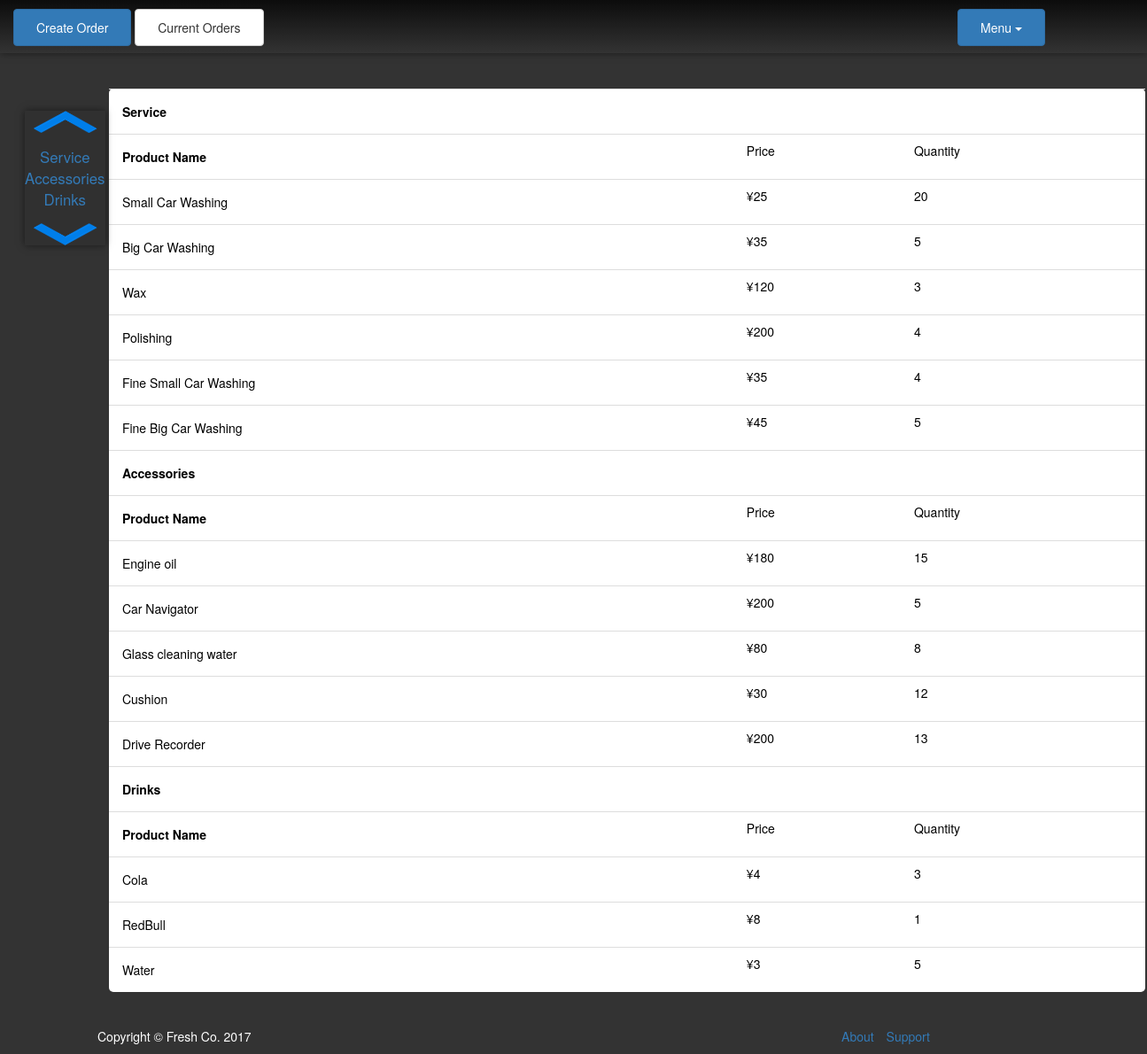
Screenshot of /admin/index.php?page=product&action=sold (signed in) with the database file from the repository.
### tables this page shows
CREATE TABLE IF NOT EXISTS `product_service` (
  `id` int(10) unsigned NOT NULL,
  `product_name` varchar(50) DEFAULT NULL,
  `Price` int(11) DEFAULT NULL,
  `type_id` int(11) DEFAULT NULL
);

### admin/inc/db.php (called while the page is built, shortened)
<?php
 class Mysql{
	function __construct(){
		$this->conn=$this->getConn();
	}
	function getConn(){
        $conn =  mysql_connect('localhost','root','0618') or die("Cannot connect to server".mysql_error());
        return $conn;
    }
	function fetch($result){
        $row = mysql_fetch_array($result);
        return $row;
    }
	function query($sql){
        $res = mysql_query($sql,$this->conn) or die(mysql_error());
		return $res;
	}
}
$mysql = new Mysql();
?>

### admin/product.php (the view, shortened to what this page needs)
<?php
if(isset($_GET['action'])){
	$action = $_GET['action'];
}else{
	$action = 'detail';
}
$sql_fcata = "select type_id,product_name from product_service where price IS NULL ORDER by type_id";
$result_fcata = $mysql->query($sql_fcata);
if($action == 'cata'){
?>
<div class="col-md-12 mainblocks">
	<div class='helptip' id='helptip' style="display:none;">
		<a class='label label-primary'>E</a> Edit /
		<a class='label label-danger'>X</a> Delete /
	</div>
	<table class ='table table-stripped'>
		<thead>
			<th colspan='3'>Product catalogue:</th>
			<tr>
				<th>Catalogue ID</th>
				<th class='text-center'>Catalogue Name</th>
				<th class='text-right'>
					Operation <a href='javascript:void(0);' onclick="$('#helptip').toggle()" class="glyphicon glyphicon-question-sign icona"></a>
				</th>
			</tr>
		</thead>
		<tbody>
<?php
    while($row_fcata = $mysql->fetch($result_fcata)) {
        echo "<tr>
				<td>".$row_fcata['type_id']."</td>
				<td class='text-center'>".$row_fcata['product_name']." </td>
				<td class='text-right'>
					<a class='label label-primary' onclick=\"firm('Do you want to Edit this Product Type?','editCata{$row_fcata['type_id']}')\">E</a>
					<a class='label label-danger' onclick=\"firm('Do you want to Delete this Product Type and all of its sub product items?','deleteCata{$row_fcata['type_id']}')\">X</a>
				</td>
			</tr>";
		echo "<form action='index.php?page=product&action=new' method='post' id='editCata{$row_fcata['type_id']}'>
					<input type='hidden' name='origCataEdit' value='{$row_fcata['type_id']},{$row_fcata['product_name']}'/>
				</form>
				<form action='' method='post' id='deleteCata{$row_fcata['type_id']}'>
					<input type='hidden' name='origCataDel' value='{$row_fcata['type_id']}'/>
				</form>";
    }
?>
		</tbody>
	</table>
</div>
<?php
	if(isset($_POST['origCataDel'])){
			$sql_delproduct = "DELETE FROM product_service WHERE type_id = {$_POST['origCataDel']}";
			$mysql->query($sql_delproduct);
			echo "<script>window.location.href='index.php?page=product&action=cata';</script>";
		}
}else if($action == 'sold'){
	echo "<table class ='table table-stripped'>";
	while($row_fcata = $mysql->fetch($result_fcata)) {
		$cata_id = $row_fcata['type_id'];
        $sql_finfo = "select id,s.product_name as product_name,s.price from product_service as s where s.type_id = ".$cata_id." and s.price IS NOT NULL;";
	    $result_finfo = $mysql->query($sql_finfo);
        echo "<th colspan='3' id=".$row_fcata['product_name'].">".$row_fcata['product_name']."</th>
				<tr>
					<td  class='text-centered'><b>Product Name</b></td>
					<td class='bold'>Price</td><td class='bold'>Quantity</td>
				</tr>";
		while($row_finfo = $mysql->fetch($result_finfo)) {
			echo "<tr>
					<td class='text-centered'>".$row_finfo['product_name']."</td>
					<td>&#165;".$row_finfo['price']." </td>";
            $productid = $row_finfo['id'];
            $sql_fquantity = "SELECT sum(quantity)as Quantity from order_product where product_id = ".$productid.";";
			$result_fquantity = $mysql->query($sql_fquantity);
  			while($row_fquantity = $mysql->fetch($result_fquantity)) {
		        echo "<td>".$row_fquantity['Quantity']."</td>
				</tr>";
		    }
	    }
    }echo "</table>";
}else if($action == 'new'){
	echo "<form action='submit.php' method='post' class='form-inline'>
		<table class='table'>
			<th colspan='4'>
				<label>New Product&nbsp;<input type='radio' name='isCata' value='product' onclick='refresh()' checked>&nbsp; &nbsp;</label>
				<label>&nbsp; &nbsp;
				New Product Category <input type='radio' name='isCata' value='cata' onclick='hideCata()'></label>
			</th>
		<script>
			function refresh(){
				window.location.href='index.php?page=product&action=new';
			}
			function hideCata(){
				var cata = document.getElementsByClassName('hideCata');
				document.getElementsByName('price')[0].required = false;
				for(var i = 0; i < cata.length;i++){
					cata[i].style.display = 'none';
				}
			}
		</script>";
	$sql_LastproductID = 'SELECT id FROM product_service ORDER BY id DESC LIMIT 1';
	$productId = $mysql->fetch($mysql->query($sql_LastproductID))[0]+1;
	echo"		<tr>
				<th>Product ID</th>
				<td>
					<input type='number' class='form-control' name='origId' maxlength='6' value='$productId' disabled='disabled'/>
					<input type='hidden' name='cataId' value='$productId' />
				</td>
			</tr>
			<tr>
				<th>Name<span class='req'> *</span></th>
				<td>
					<input type='text' class='form-control' maxlength='30' name='productName' required/>
				</td>
			</tr>
			<tr>
				<th><span class='hideCata'>Product Type<span class='req'> *</span></span></th>
				<td><span class='hideCata'>
					<div><b>Catalogue:</b>
						<select name='productCata' class='form-control'>";
	$sql_productCata = "SELECT type_id,product_name FROM product_service WHERE price is NULL ORDER BY product_name";
	$result_productCata = $mysql->query($sql_productCata);
	$productCata = array();
		while($row = $mysql->fetch($result_productCata)) {
			echo "<option value={$row['type_id']}>{$row['product_name']}</option>";
			$productCata[$row['product_name']] = $row['type_id'];
		}
	echo"				</select>
					</div></span>
				</td>
			</tr>
			<tr>
				<th><span class='hideCata'>Price<span class='req'> *</span></span></th>
				<td><span class='hideCata'>
					<label>&#165;&nbsp;</label><input type='number' class='form-control' min='0' max='999' name='price' required/>
				</span></td>
			</tr>
			<tr>
				<td colspan=2>
					<div class='col-md-4 col-md-offset-4'>
						<button class='btn btn-block btn-primary' type='primary' name='submit'>Submit</button>
					</div>
				</td>
			</tr>
		</table>
	</form>";
	if(isset($_POST['origproductEdit'])){
		$origproduct = explode(',',$_POST['origproductEdit']);
		echo "<script>
				document.getElementsByName('isCata')[1].disabled = true;
				var productid = document.getElementsByName('origId')[0];
				document.getElementsByName('cataId')[0].disabled = true;
				productid.disabled=false;
				productid.value = {$origproduct[0]};
				productid.onchange = function(){
					productid.value = {$origproduct[0]};
				}
				document.getElementsByName('productName')[0].value = '{$origproduct[1]}';
				document.getElementsByName('price')[0].value = '{$origproduct[2]}';
				document.getElementsByName('productCata')[0].value = '{$productCata[$origproduct[3]]}';
			</script>";
	}else if(isset($_POST['origCataEdit'])){
		$origCata = explode(',',$_POST['origCataEdit']);
		echo "<script>
				hideCata();
				document.getElementsByName('isCata')[0].disabled = true;
				document.getElementsByName('isCata')[1].checked = true;
				var productid = document.getElementsByName('origId')[0];
				document.getElementsByName('cataId')[0].disabled = true;
				productid.disabled=false;
				productid.value = {$origCata[0]};
				productid.onchange = function(){
					productid.value = {$origCata[0]};
				};
				document.getElementsByName('productName')[0].value = '{$origCata[1]}';
			</script>";
	}
}else if($action== 'weekly'){
	$timeres = $mysql->fetch($mysql->query('select year(now()),week(now(),1)'));
	$weeknum = $timeres[1];
	$yearnum = $timeres[0];
	echo "<div class='my_show'>
			<form method='post' action='index.php?page=product&action=weekly' class='form-group form-inline'>
				<label for='weeknum'>Week:</label> <input type='number' name='weeknum' id='weeknum' class='form-control' placeholder='Week' min='0' max='53' value='$weeknum'/>
				<label for='yearnum'>Year:</label> <input type='number' name='yearnum' id='yearnum' class='form-control' placeholder='Year' min='2010' max='$yearnum' value='$yearnum'/>
				<button type='submit' value='OK' class='btn btn-primary'>OK</button>
			</form>";
	if(isset($_POST['weeknum'])&&$_POST['weeknum']!=''){$weeknum = inputCheck($_POST['weeknum']);}
	if(!empty($_POST['yearnum'])){$yearnum = inputCheck($_POST['yearnum']);}
	echo "<script>
			document.getElementById('weeknum').value = $weeknum;
			document.getElementById('yearnum').value = $yearnum;
		</script>";
	$sql_subdate = "select DATE_ADD('$yearnum-01-01',INTERVAL (7*$weeknum-WEEKDAY('$yearnum-01-01')) DAY) AS start, DATE_ADD(DATE_ADD('$yearnum-01-01',INTERVAL (7*$weeknum-WEEKDAY('$yearnum-01-01')) DAY),INTERVAL 5 DAY) AS end;";
	$subdate = $mysql->fetch($mysql->query($sql_subdate));
	echo "<table class ='table table-stripped'>
			<th style='font-size:1.6em' class='text-centered' colspan='10'>Weekly's selling Product Diary: {$subdate['start']} to {$subdate['end']}</th>";
	while($row_fcata = $mysql->fetch($result_fcata)) {
		$cata_id = $row_fcata['type_id'];
        $sql_finfo = "SELECT id,s.product_name AS product_name,s.price FROM product_service AS s WHERE s.type_id = ".$cata_id." AND s.price IS NOT NULL;";
	    $result_finfo = $mysql->query($sql_finfo);
        echo "<tr id='{$row_fcata['product_name']}'>
				<td class='text-centered'><b style='font-size:1.2em;'>{$row_fcata['product_name']}</b></td>
				<td class='bold'>Price</td>
				<td class='bold'>Monday</td>
				<td class='bold'>Tuesday</td>
				<td class='bold'>Wednesday</td>
				<td class='bold'>Thursday</td>
				<td class='bold'>Friday</td>
				<td class='bold'>Saturday</td>
				<td class='bold'>Sunday</td>
				<td class='bold'>Quantity</td>
			</tr>";
		while($row_finfo = $mysql->fetch($result_finfo)) {
			echo "<tr>
					<td class='text-centered'>".$row_finfo['product_name']."</td>
					<td>&#165;".$row_finfo['price']." </td>
					<td id='1_{$row_finfo['id']}'></td>
					<td id='2_{$row_finfo['id']}'></td>
					<td id='3_{$row_finfo['id']}'></td>
					<td id='4_{$row_finfo['id']}'></td>
					<td id='5_{$row_finfo['id']}'></td>
					<td id='6_{$row_finfo['id']}'></td>
					<td id='7_{$row_finfo['id']}'></td>
					<td id='q_{$row_finfo['id']}'>0</td>
				</tr>";
	    }echo "<tr>
					<td class='text-centered'>TOTAL</td>
					<td></td>
					<td>&#165;<span id='1_c$cata_id'>0</span></td>
					<td>&#165;<span id='2_c$cata_id'>0</span></td>
					<td>&#165;<span id='3_c$cata_id'>0</span></td>
					<td>&#165;<span id='4_c$cata_id'>0</span></td>
					<td>&#165;<span id='5_c$cata_id'>0</span></td>
					<td>&#165;<span id='6_c$cata_id'>0</span></td>
					<td>&#165;<span id='7_c$cata_id'>0</span></td>
					<td id='q_c$cata_id'>0</td>
				</tr>
				<tr>
					<td class='text-centered'><b>Total Week: </b></td>
					<td><kbd>&#165;<span id='total_$cata_id'>0</span></kbd></td>
				<tr/>";
	}
	echo "<tr>
			<td class='fat'><b>AMOUNT TOTAL:&nbsp; &nbsp; <samp>&#165;<span id='total_all'>0</span></b></samp></td>
			<td></td>
			<td>&#165;<span id='day1'>0</span></td>
			<td>&#165;<span id='day2'>0</span></td>
			<td>&#165;<span id='day3'>0</span></td>
			<td>&#165;<span id='day4'>0</span></td>
			<td>&#165;<span id='day5'>0</span></td>
			<td>&#165;<span id='day6'>0</span></td>
			<td>&#165;<span id='day7'>0</span></td>
		  </tr>
		</table>
	</div>";
	for($dayweek=2;$dayweek<9;$dayweek++){
		$sql="select of.product_id,sum(quantity),sum(quantity)*fc.price,fc.type_id from order_product as of join product_service as fc ON of.product_id = fc.id where order_id in (select id from orders where week(date,1) = $weeknum and year(date)=$yearnum and DAYOFWEEK(date) = $dayweek) group by product_id";
		$res = $mysql->query($sql);
		$zhou = $dayweek - 1;
		while($row = $mysql->fetch($res)){
			echo "<script>
					changeQuan('{$zhou}_{$row[0]}',{$row[1]});
					addQuan('q_{$row[0]}',{$row[1]});
					addQuan('{$zhou}_c{$row[3]}',{$row[2]});
					addQuan('q_c{$row[3]}',{$row[1]});
					addQuan('total_{$row[3]}',{$row[2]});
					addQuan('total_all',{$row[2]});
					addQuan('day{$zhou}',{$row[2]});
				</script>";
		}
	}
}
?>

### admin/inc/nav.php (shortened to what this page needs)
<div class="tab_out">
          <table class="table-stripped">
        <tr><td class='text-centered tab'>
		<nav>
			<div class="left-menu">
				<a href="index.php?page=create_order"><button class='btn btn-primary' type="button">Create Order</button></a>
				<a href="index.php?page=current_orders"><button class='btn btn-default' type="button">Current Orders</button></a>
			</div>
			<div class="right-menu">
				<div class="nav dropdown">
				    <button class="btn btn-primary dropdown-toggle" type="button" data-toggle="dropdown">Menu
				    <span class="caret"></span></button>
				  </div>
			</div>
		</nav>
		</tr></td>
    </table>
</div>
<div class='col-xs-1'>
	<div class="left_tab">
		<a href='#'><img src='../static/img/icon/up.png'/></a><br/>
		<?php
		if ($page == 'create_order' || ($_GET['action']=='weekly') || $_GET['action']=='sold') {
			$sql_fcata = "SELECT product_name FROM product_service WHERE price IS NULL ORDER BY type_id";
			$res_fcata = $mysql->query($sql_fcata);
			while($row_fcata = $mysql->fetch($res_fcata)){
				echo "<a href=#".$row_fcata['product_name'].">".$row_fcata['product_name']."</a><br/>";
			}
		}
		?>
		<a href='#bottom'><img src='../static/img/icon/down.png'/></a>
	</div>
</div>
<div class='col-xs-11'>
         <dl class="container">
		<dd class="row clearfix">

### static/css/admin.css (style rules this page uses)
table,input,select,button,.mainblocks { background:#fff; color: black; border-radius:5px; }
table tr td:first-child,table tr th:first-child { padding:15px; }
body { background-color: #333333; }
.container { color: #fff; margin-top: 40px; display: block; margin-right: 30px; }
.tab_out { position:relative; height: 60px; width:100%; top: 0px; }
.tab { box-shadow: 0px 0px 8px rgba(0,0,0,0.5); position: fixed; z-index: 1; height: 60px; width: 100%; background:#333333; background: -webkit-linear-gradient(top, rgb(12,12,12) 0%,#333333 100%); background: linear-gradient(top, rgb(12,12,12) 0%,#333333 100%); background: -moz-linear-gradient(top, rgb(12,12,12) 0%,#333333 100%); }
.tab button { margin-top:-5px; padding:10px 25px 10px 25px; }
.left-menu { float: left; }
.right-menu { float: right; }
.nav.dropdown { margin-right: 100px; }
.left_tab { position: fixed; z-index:10; float:left; width:7%; background: rgba(0,0,0,0.05); margin-top: 5%; margin-left: 1%; text-align: center; box-shadow: 0px 0px 8px rgba(0,0,0,0.5); }
.left_tab a { text-decoration: none; font-size: 1.2em; text-align: center; }
.left_tab img { width: 80%; height: 40px; }

### rows the page displays
product_service: product_name "Service"
product_service: product_name "Accessories"
product_service: product_name "Drinks"
product_service: product_name "Small Car Washing", Price "25", Quantity "20"
product_service: product_name "Big Car Washing", Price "35", Quantity "5"
product_service: product_name "Wax", Price "120", Quantity "3"
product_service: product_name "Polishing", Price "200", Quantity "4"
product_service: product_name "Fine Small Car Washing", Price "35", Quantity "4"
product_service: product_name "Fine Big Car Washing", Price "45", Quantity "5"
product_service: product_name "Engine oil", Price "180", Quantity "15"
product_service: product_name "Car Navigator", Price "200", Quantity "5"
product_service: product_name "Glass cleaning water", Price "80", Quantity "8"
product_service: product_name "Cushion", Price "30", Quantity "12"
product_service: product_name "Drive Recorder", Price "200", Quantity "13"
product_service: product_name "Cola", Price "4", Quantity "3"
product_service: product_name "RedBull", Price "8", Quantity "1"
product_service: product_name "Water", Price "3", Quantity "5"
